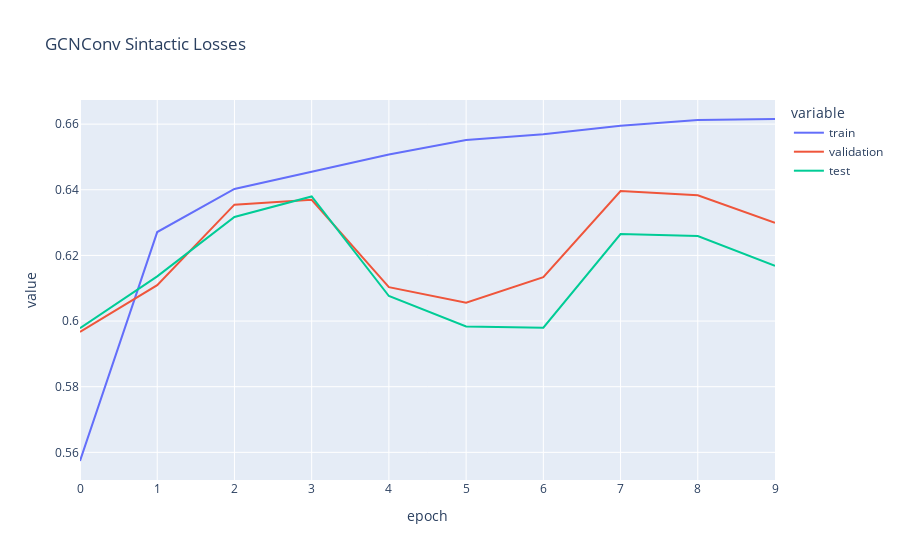

Here is the notebook cell this chart was saved with:
### Markdown cell above
# 4 Capas

### Code cell
route = '/usrvol/results/4_layers_GCNConv/'
files = os.listdir(f'{route}')

train = []
val = []
test = []
for i in range(10):
    with open(f"{route}" + f"classification_report_train_epoch{i}.json" ) as f:
        dic = json.load(f)
        f1 = dic['weighted avg']['f1-score']
        train.append(f1)
    with open(f"{route}" + f"classification_report_dev_epoch{i}.json") as f:
        dic = json.load(f)
        f1 = dic['weighted avg']['f1-score']
        val.append(f1)
    with open(f"{route}" + f"classification_report_test_epoch{i}.json") as f:
        dic = json.load(f)
        f1 = dic['weighted avg']['f1-score']
        test.append(f1)

import plotly.express as px
import pandas as pd

# Creating a DataFrame with index as x-axis and values as y-axis
df_train = pd.DataFrame({
    'epoch': range(len(train)),
    'train': train,
    'validation': val,
    'test': test
})


# Plotting the DataFrame
fig = px.line(df_train, x='epoch', y=['train', 'validation', 'test'], title='GCNConv Sintactic Losses')
fig.show()

### Figure 1 — Plotly figure (JSON) as saved in the notebook; plotly's stock layout.template omitted (floating-point values rounded to 4 significant figures)
{"data": [{"hovertemplate": "variable=train<br>epoch=%{x}<br>value=%{y}<extra></extra>", "legendgroup": "train", "line": {"color": "#636efa", "dash": "solid"}, "marker": {"symbol": "circle"}, "mode": "lines", "name": "train", "orientation": "v", "showlegend": true, "type": "scatter", "x": [0, 1, 2, 3, 4, 5, 6, 7, 8, 9], "xaxis": "x", "y": [0.5574, 0.6271, 0.6402, 0.6454, 0.6507, 0.6552, 0.6569, 0.6595, 0.6613, 0.6616], "yaxis": "y"}, {"hovertemplate": "variable=validation<br>epoch=%{x}<br>value=%{y}<extra></extra>", "legendgroup": "validation", "line": {"color": "#EF553B", "dash": "solid"}, "marker": {"symbol": "circle"}, "mode": "lines", "name": "validation", "orientation": "v", "showlegend": true, "type": "scatter", "x": [0, 1, 2, 3, 4, 5, 6, 7, 8, 9], "xaxis": "x", "y": [0.5967, 0.6109, 0.6355, 0.637, 0.6103, 0.6056, 0.6134, 0.6396, 0.6383, 0.6299], "yaxis": "y"}, {"hovertemplate": "variable=test<br>epoch=%{x}<br>value=%{y}<extra></extra>", "legendgroup": "test", "line": {"color": "#00cc96", "dash": "solid"}, "marker": {"symbol": "circle"}, "mode": "lines", "name": "test", "orientation": "v", "showlegend": true, "type": "scatter", "x": [0, 1, 2, 3, 4, 5, 6, 7, 8, 9], "xaxis": "x", "y": [0.5978, 0.6136, 0.6317, 0.638, 0.6076, 0.5984, 0.598, 0.6265, 0.6259, 0.6169], "yaxis": "y"}], "layout": {"legend": {"title": {"text": "variable"}, "tracegroupgap": 0}, "title": {"text": "GCNConv Sintactic Losses"}, "xaxis": {"anchor": "y", "domain": [0, 1], "title": {"text": "epoch"}}, "yaxis": {"anchor": "x", "domain": [0, 1], "title": {"text": "value"}}}}
